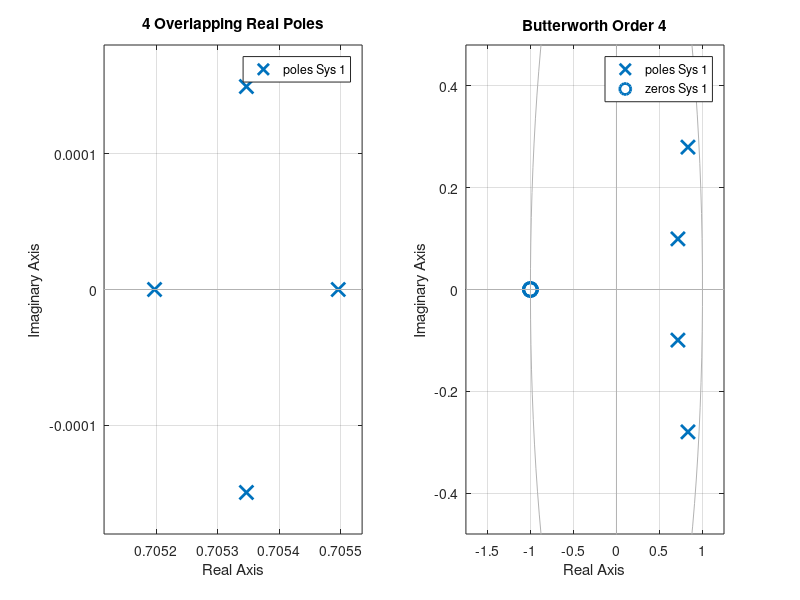

The MATLAB source for this figure:
%% Final ONLINE Analysis: Comparison between SSM, Real G, and N-Real Poles
clear; clc; close all;

% --- Design Parameters ---
rootFolder = 'harmonic_curves'; 
fs = 1 / 300;       % Sampling every 300s (5 min)
N_fft = 1024;       

% 1. 4th Order Butterworth Filter Configuration
fc = 1/5400;        % Cutoff at 1.5 hours
order_butt = 4;         
[b_butt, a_butt] = butter(order_butt, fc/(fs/2), 'low'); 

% 2. N-Real Poles Filter Configuration
N_poli_reali = 4;    % Number of poles (equal to Butterworth order for fair comparison)
p = exp(-2*pi*fc/fs); 

% Recursive calculation of the denominator (1 - p*z^-1)^N
den_Np = 1;
for k = 1:N_poli_reali
    den_Np = conv(den_Np, [1, -p]);
end
num_Np = (1-p)^N_poli_reali;  % Unit gain: (1-p)^N

% 3. Median Filter (Spike Killer)
medWin = 5; 

patients = dir(fullfile(rootFolder, 'patient*'));

%% --- Preliminary Calculation of the Reference Average (Target) ---
% Analyzing the spectral dynamics of all real signals to create a "Target" PSD
psd_ref_list = [];
for i = 1:length(patients)
    filePath = fullfile(rootFolder, patients(i).name, 'curves.mat');
    if exist(filePath, 'file')
        data = load(filePath);
        vars = fieldnames(data);
        for v = 1:length(vars)
            % Exclude 'i_hat' to create a clean reference target
            if ~strcmp(vars{v}, 'i_hat')
                sig = detrend(double(data.(vars{v})));
                [pxx, f] = periodogram(sig, [], N_fft, fs);
                psd_ref_list = [psd_ref_list, pxx];
            end
        end
    end
end
m_ref_db = 10*log10(mean(psd_ref_list, 2));

%% --- Main Loop per Patient ---
for i = 1:length(patients)
    patientID = patients(i).name;
    filePath = fullfile(rootFolder, patientID, 'curves.mat');
    
    if exist(filePath, 'file')
        data = load(filePath);
        
        if isfield(data, 'i_hat') && isfield(data, 'i_true')
            i_hat_raw = double(data.i_hat);
            i_true = double(data.i_true);
            
            % --- FILTER COMPARISON ---
            % A. N-Real Poles Filter (Normalized)
            i_hat_Np = filter(num_Np, den_Np, i_hat_raw);
            
            % B. Only 4th Order Butterworth
            i_hat_only_butt = filter(b_butt, a_butt, i_hat_raw);
            
            % C. Optimal Cascade (Median + Butterworth)
            sig_med = medfilt1(i_hat_raw, medWin);
            i_hat_ottimale = filter(b_butt, a_butt, sig_med);
            
            % PSD Calculation for Spectral Comparison
            [pxx_orig, ~] = periodogram(detrend(i_hat_raw), [], N_fft, fs);
            [pxx_Np, ~]   = periodogram(detrend(i_hat_Np), [], N_fft, fs);
            [pxx_butt, ~] = periodogram(detrend(i_hat_only_butt), [], N_fft, fs);
            [pxx_ott, ~]  = periodogram(detrend(i_hat_ottimale), [], N_fft, fs);
            
            % --- VISUALIZATION ---
            figure('Color', 'w', 'Name', ['Comparison - ' patientID], 'Position', [100 100 1200 850]);
            t = (0:length(i_hat_raw)-1) * 5 / 60; % Time in hours
            
            % SUBPLOT 1: TIME DOMAIN
            subplot(2,1,1);
            plot(t, i_hat_raw, 'Color', [0.7 0.3 0.3], 'LineWidth', 2, 'DisplayName', 'SSM prediction'); hold on;
            plot(t, i_true, 'k', 'LineWidth', 2, 'DisplayName', 'G real');
            plot(t, i_hat_Np, 'Color', [0.3 0.7 0.3], 'LineWidth', 2, 'DisplayName', [num2str(N_poli_reali), '-real poles']);
            
            % Commented out per user request:
            % plot(t, i_hat_only_butt, 'm:', 'LineWidth', 1.5, 'DisplayName', 'Butterworth Only 4th');
            % plot(t, i_hat_ottimale, 'b', 'LineWidth', 2, 'DisplayName', 'MEDIANO + BUTTERWORTH');
            
            title(['Patient: ' patientID ' - Temporal Analysis']);
            xlabel('Time [hours]');
            ylabel('Amplitude'); 
            grid on; 
            legend('Location', 'best');
            
            % SUBPLOT 2: FREQUENCY DOMAIN
            subplot(2,1,2);
            plot(f, m_ref_db, 'Color', [0.3 0.3 0.7], 'LineWidth', 2, 'DisplayName', 'Avg spectral density realistic scenarios'); hold on;
            plot(f, 10*log10(pxx_orig),  'Color', [0.7 0.3 0.3],'LineWidth', 2, 'DisplayName', 'SSM prediction');
            plot(f, 10*log10(pxx_Np), 'Color', [0.3 0.7 0.3], 'LineWidth', 2, 'DisplayName', [ num2str(N_poli_reali), '-Real Poles']);
            % plot(f, 10*log10(pxx_ott), 'b', 'LineWidth', 2, 'DisplayName', 'Optimal PSD (Hybrid)');
            
            set(gca, 'XScale', 'log');
            title('Spectral Comparison: N-Real Poles vs Butterworth');
            xlabel('Frequency (Hz)'); 
            ylabel('Power (dB/Hz)'); 
            grid on;
            legend('Location', 'southwest');
        end
    end
end

%% Pole-Zero Comparison Analysis
figure('Name', 'Pole-Zero Map Comparison', 'Color', 'w');
subplot(1,2,1); pzmap(tf(num_Np, den_Np, 1/fs)); 
title([num2str(N_poli_reali), ' Overlapping Real Poles']);

subplot(1,2,2); pzmap(tf(b_butt, a_butt, 1/fs)); 
title(['Butterworth Order ', num2str(order_butt)]);
